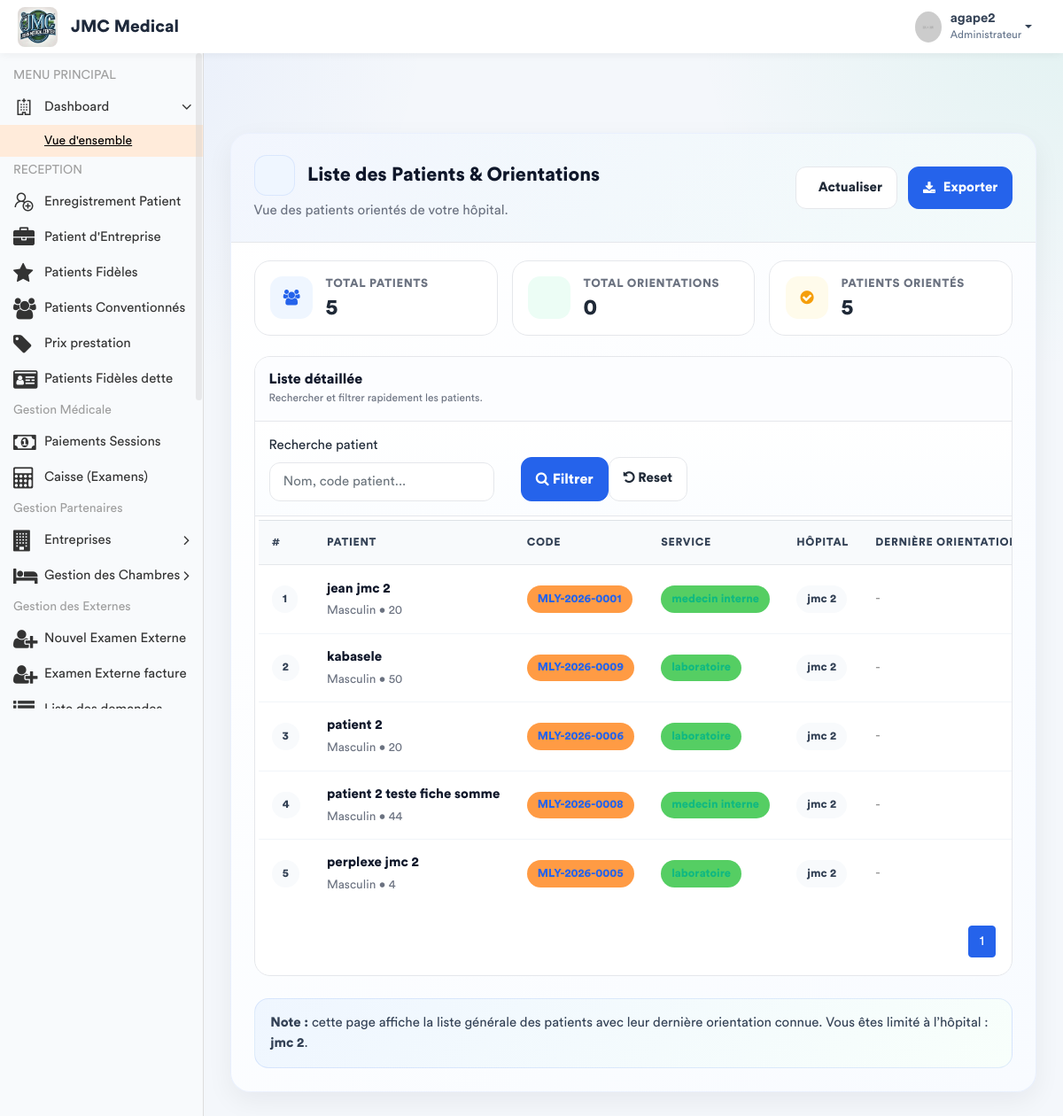
/patients/orientations/ (signed in), run on an earlier commit of the app's database.
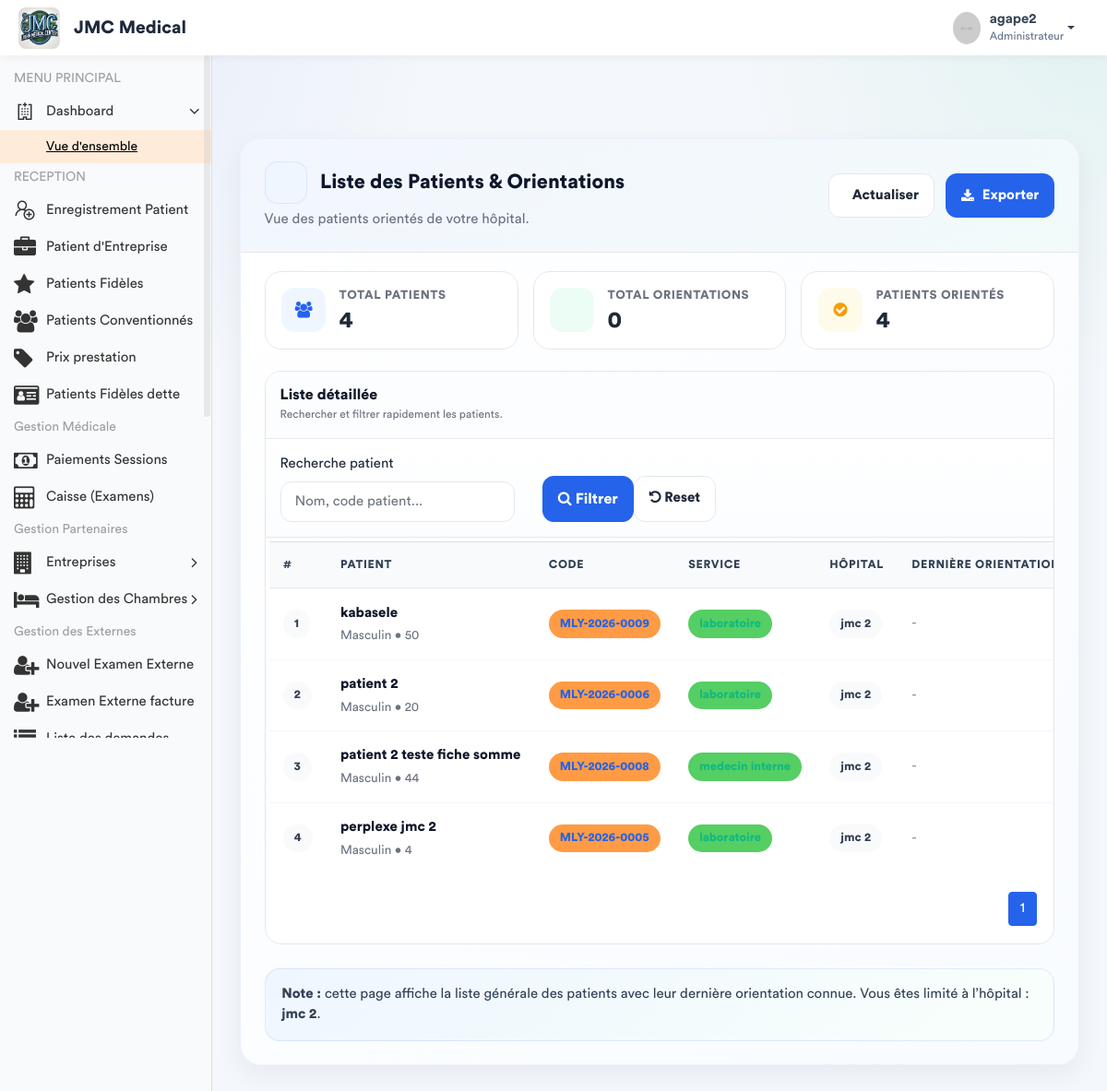
And on a later commit of the database.
### app/models.py (models this page shows, shortened)
class Patient(models.Model):
    TYPE_CHOICES = [
        ('SIMPLE', 'Patient Simple'),
        ('FIDELE', 'Patient Fidèle'),
        ('CONVENTIONNE', 'Patient Conventionné'),
    ]
    code_patient = models.CharField(max_length=20, unique=True, editable=False)
    noms = models.CharField(max_length=100)
    service = models.ForeignKey('Service', on_delete=models.PROTECT, related_name='patients', null=True)
    sexe = models.CharField(max_length=1, choices=[('M', 'Masculin'), ('F', 'Féminin')])
    age = models.CharField(max_length=30)
    adresse = models.TextField()
    telephone = models.CharField(max_length=20)
    hopital = models.ForeignKey(Hopital , on_delete=models.SET_NULL , related_name= 'patient_hopital', null = True)
    type_patient = models.CharField(max_length=15, choices=TYPE_CHOICES, default='SIMPLE')
    a_carte_fidelite = models.BooleanField(default=False, verbose_name="Possède carte de fidélité")
    entreprise = models.ForeignKey(
        'Entreprise',
        on_delete=models.SET_NULL,
        null=True,
        blank=True,
        related_name='patients',
        verbose_name="Entreprise (si conventionné)"
    )
    fiche_payee = models.BooleanField(default=False)
    created_by = models.ForeignKey(User, on_delete=models.SET_NULL, null=True, related_name='patients_crees')
    date_creation = models.DateTimeField(auto_now_add=True)
    date_modification = models.DateTimeField(auto_now=True)

class Service(models.Model):
    nom = models.CharField(max_length=100, unique=True)
    description = models.TextField(blank=True, null=True)
    date_creation = models.DateTimeField(default=timezone.now)
    class Meta:
        verbose_name = "Service"
        verbose_name_plural = "Services"

class Hopital(models.Model):
    nomH = models.CharField(max_length=30)

### app/views.py (the view)
# urls.py: path("patients/orientations/", liste_patients_orientations_view, name="liste_patients_orientations"),
@login_required
def liste_patients_orientations_view(request):
    role_obj = Fonction.objects.filter(userKey=request.user).select_related("hopital", "fonctionKey").first()
    fonction_key = role_obj.fonctionKey.roleName if role_obj and role_obj.fonctionKey else "Utilisateur"
    user_hopital = role_obj.hopital if role_obj else None
    q = request.GET.get("q", "").strip()
    selected_hopital_id = request.GET.get("hopital", "").strip()
    patients = Patient.objects.select_related("hopital", "service")
    if q:
        patients = patients.filter(
            Q(noms__icontains=q) |
            Q(code_patient__icontains=q)
        )
    if request.user.is_superuser:
        if selected_hopital_id:
            patients = patients.filter(hopital_id=selected_hopital_id)
    else:
        if user_hopital:
            patients = patients.filter(hopital=user_hopital)
        else:
            patients = patients.none()
    patients = patients.order_by("noms")
    orientations = Orientation.objects.select_related(
        "consultation",
        "medecin_orientateur",
        "consultation__triage__patient",
        "hopital",
    ).order_by("-date_orientation")
    if request.user.is_superuser:
        if selected_hopital_id:
            orientations = orientations.filter(hopital_id=selected_hopital_id)
    else:
        if user_hopital:
            orientations = orientations.filter(hopital=user_hopital)
        else:
            orientations = orientations.none()
    if q:
        orientations = orientations.filter(
            Q(consultation__triage__patient__noms__icontains=q) |
            Q(consultation__triage__patient__code_patient__icontains=q)
        )
    derniere_orientation_par_patient = {}
    for orientation in orientations:
        patient = orientation.consultation.triage.patient
        if patient.id not in derniere_orientation_par_patient:
            derniere_orientation_par_patient[patient.id] = orientation
    patients_data = []
    for patient in patients:
        orientation = derniere_orientation_par_patient.get(patient.id)
        patients_data.append({
            "patient": patient,
            "orientation": orientation,
        })
    paginator = Paginator(patients_data, 10)
    page_number = request.GET.get("page")
    page_obj = paginator.get_page(page_number)
    if request.user.is_superuser:
        hopitals = Patient.objects.exclude(hopital__isnull=True).values_list(
            "hopital__id", "hopital__nomH"
        ).distinct().order_by("hopital__nomH")
    else:
        hopitals = []
    return render(request, "back-end/patient/liste_patients_orientations.html", {
        "page_obj": page_obj,
        "patients_data": page_obj.object_list,
        "patients": patients,
        "orientations": orientations,
        "fonctionKey": fonction_key,
        "user_hopital": user_hopital,
        "hopitals": hopitals,
        "selected_hopital_id": selected_hopital_id,
        "q": q,
    })

### app/templates/back-end/patient/liste_patients_orientations.html (shortened to what the changed rows need)
{% load static %}
<!DOCTYPE html>
<html lang="fr">
<head>
    {% include 'back-end/includes/css.html' %}
</head>
<body>
<div class="main-wrapper">
    <div class="page-wrapper">
        <div class="content container-fluid page-shell">
            <div class="hero-card">
                <div class="hero-top">
                    <div>
                        <h1 class="hero-title">
                            <span class="hero-icon"></span>
                            Liste des Patients & Orientations
                        </h1>
                    </div>
                </div>
                <div class="metrics">
                    <div class="metric-grid">
                        <div class="metric-card">
                            <div>
                                <div class="metric-label">Total Patients</div>
                                <div class="metric-value">{{ patients.count }}</div>
                            </div>
                        </div>
                        <div class="metric-card">
                            <div>
                                <div class="metric-label">Patients Orientés</div>
                                <div class="metric-value">{{ page_obj.paginator.count }}</div>
                            </div>
                        </div>
                    </div>
                </div>
                <div class="content-card">
                    <div class="table-wrap table-responsive">
                        <table class="table table-hover align-middle mb-0">
                            <thead>
                                <tr>
                                    <th>#</th>
                                    <th>Patient</th>
                                    <th>Code</th>
                                    <th>Service</th>
                                    <th>Hôpital</th>
                                    <th>Dernière orientation</th>
                                </tr>
                            </thead>
                            <tbody>
                                {% for item in patients_data %}
                                    {% with patient=item.patient orientation=item.orientation %}
                                        <tr>
                                            <td><span class="badge-custom badge-light">{{ forloop.counter }}</span></td>
                                            <td>
                                                <div class="patient-name">{{ patient.noms }}</div>
                                                <div class="patient-meta">
                                                    {% if patient.sexe == 'M' %}Masculin{% else %}Féminin{% endif %}
                                                    {% if patient.age %} • {{ patient.age }}{% endif %}
                                                </div>
                                            </td>
                                            <td><span class="badge-custom badge-primary">{{ patient.code_patient }}</span></td>
                                            <td>
                                                {% if patient.service %}
                                                    <span class="badge-custom badge-success">{{ patient.service.nom }}</span>
                                                {% else %}
                                                    <span class="text-muted">-</span>
                                                {% endif %}
                                            </td>
                                            <td>
                                                {% if patient.hopital %}
                                                    <span class="badge-custom badge-light">{{ patient.hopital.nomH }}</span>
                                                {% else %}
                                                    <span class="text-muted">-</span>
                                                {% endif %}
                                            </td>
                                            <td>
                                                {% if orientation %}
                                                    {{ orientation.date_orientation|date:"d/m/Y H:i" }}
                                                {% else %}
                                                    <span class="text-muted">-</span>
                                                {% endif %}
                                            </td>
                                        </tr>
                                    {% endwith %}
                                {% endfor %}
                            </tbody>
                        </table>
                    </div>
                    <div class="pagination-wrap">
                        <nav aria-label="Pagination patients">
                            <ul class="pagination">
                                {% for num in page_obj.paginator.page_range %}
                                    {% if page_obj.number == num %}
                                        <li class="page-item active"><span class="page-link">{{ num }}</span></li>
                                    {% elif num > page_obj.number|add:'-3' and num < page_obj.number|add:'3' %}
                                        <li class="page-item">
                                            <a class="page-link" href="?page={{ num }}{% if q %}&q={{ q }}{% endif %}{% if selected_hopital_id %}&hopital={{ selected_hopital_id }}{% endif %}">{{ num }}</a>
                                        </li>
                                    {% endif %}
                                {% endfor %}
                            </ul>
                        </nav>
                    </div>
                </div>
            </div>
        </div>
    </div>
</div>
</body>
</html>

What changed in the data, as far as the page shows it:
removed Patient: patient.noms "jean jmc 2", sexe "Masculin", patient.age "20", patient.code_patient "MLY-2026-0001", patient.service.nom "medecin interne", patient.hopital.nomH "jmc 2"
Also different on the page:
{{ patients.count }}: "5" → "4"
{{ page_obj.paginator.count }}: "5" → "4"
